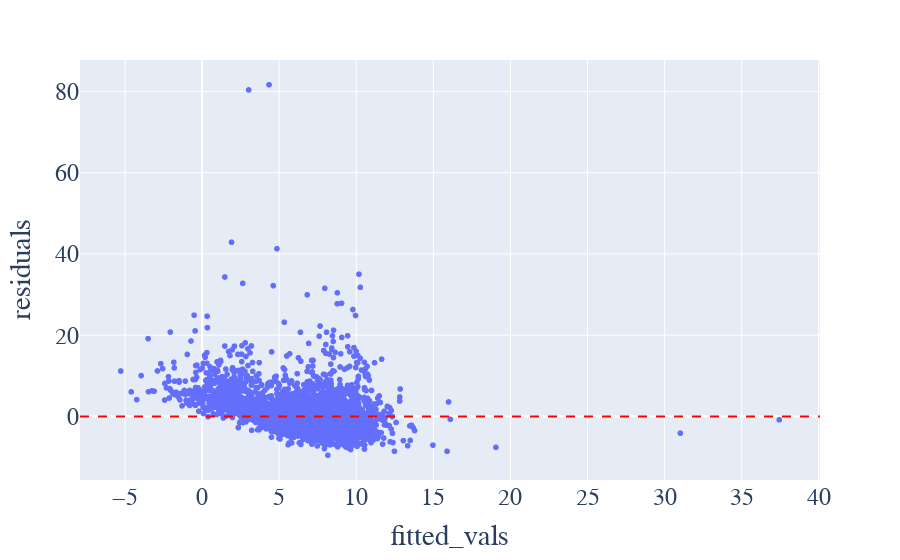

Write notebook code for a chart like this one.
### Markdown cell above
Now all our predictors are statistically signficant and our r-squared and adjusted r-squared values are much higher. Over 60% of the variation in the data are explained by our predictors.

### Code cell
df["fitted_vals"]=model_final_test.fittedvalues
df["residuals"]=model_final_test.resid

fig=px.scatter(df, x="fitted_vals", y="residuals")
fig.add_hline(y=0, line_dash="dash", line_color="red")
fig.update_layout(font=dict(size=24, family="Cuprum"))
fig.show()

### Figure 1 — Plotly figure (JSON) as saved in the notebook; plotly's stock layout.template omitted (floating-point values rounded to 4 significant figures; data arrays with more than 128 entries replaced by an {"elided": "..."} marker saying what was removed)
{"data": [{"hovertemplate": "fitted_vals=%{x}<br>residuals=%{y}<extra></extra>", "legendgroup": "", "marker": {"color": "#636efa", "symbol": "circle"}, "mode": "markers", "name": "", "showlegend": false, "type": "scattergl", "x": {"elided": "19753 float values"}, "xaxis": "x", "y": {"elided": "19753 float values"}, "yaxis": "y"}], "layout": {"font": {"family": "Cuprum", "size": 24}, "legend": {"tracegroupgap": 0}, "margin": {"t": 60}, "shapes": [{"line": {"color": "red", "dash": "dash"}, "type": "line", "x0": 0, "x1": 1, "xref": "x domain", "y0": 0, "y1": 0, "yref": "y"}], "xaxis": {"anchor": "y", "domain": [0, 1], "title": {"text": "fitted_vals"}}, "yaxis": {"anchor": "x", "domain": [0, 1], "title": {"text": "residuals"}}}}
